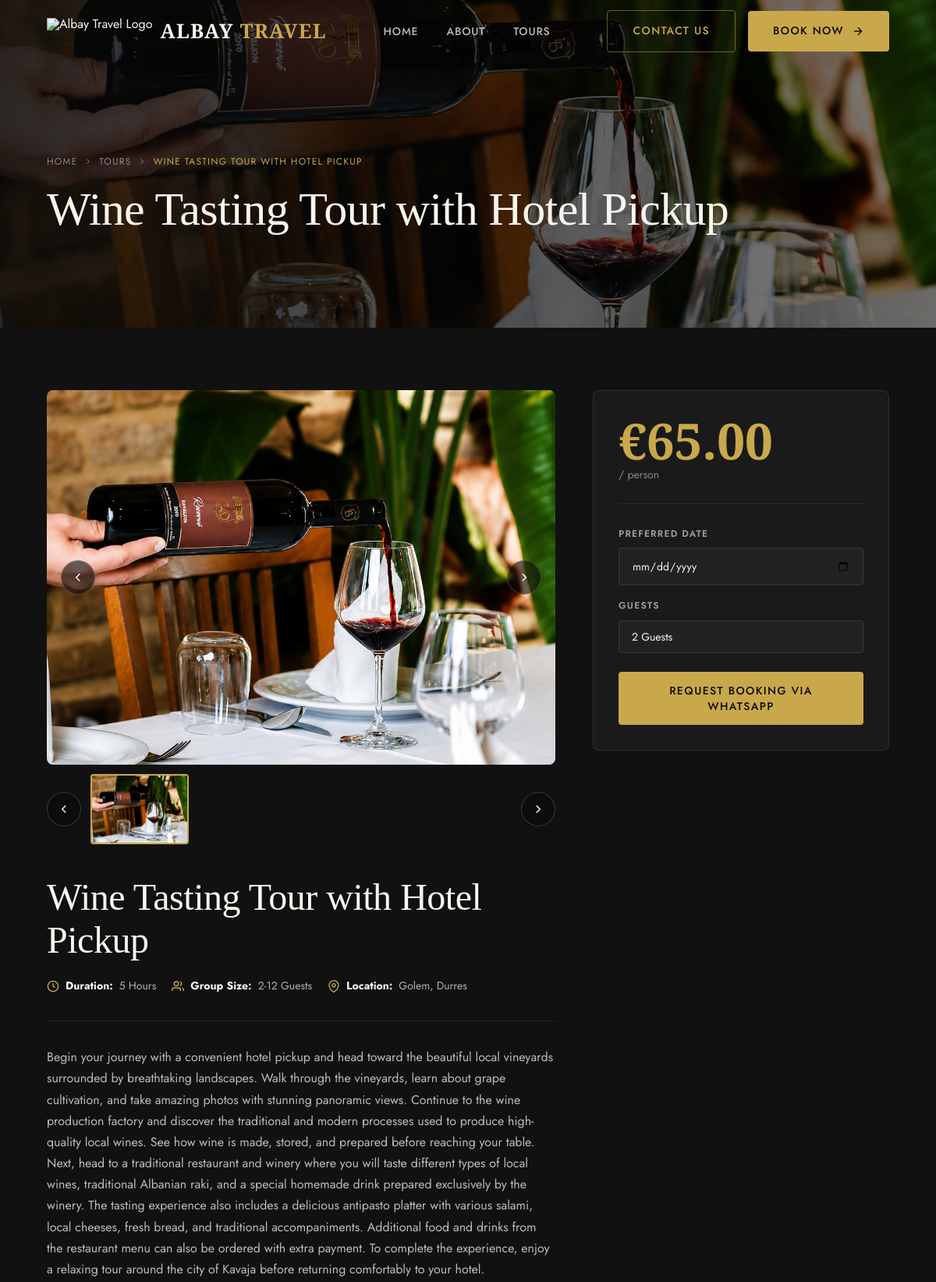
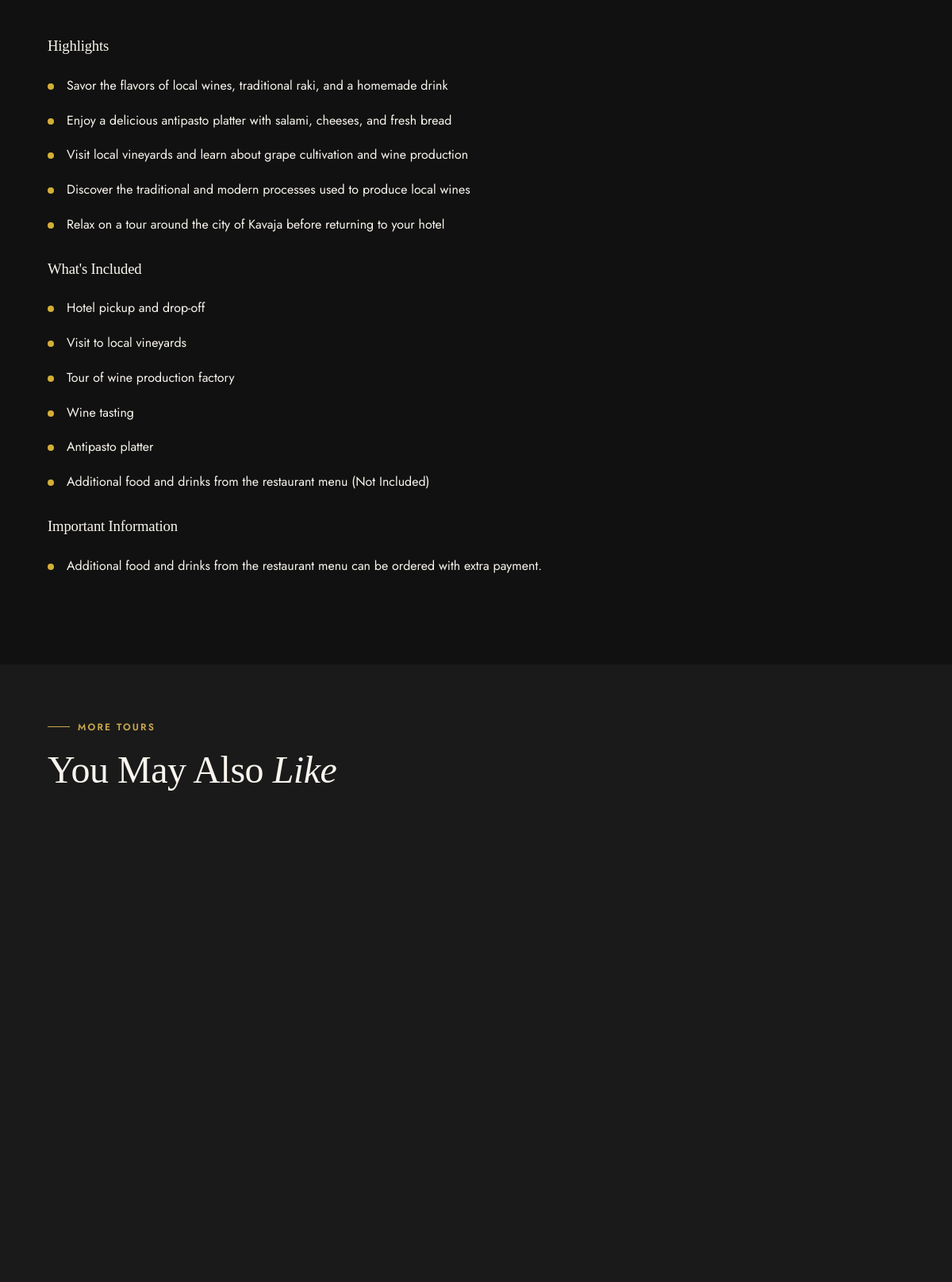
The page /tours/wine-tasting-tour-with-hotel-pickup/ (upper part) on the database its author committed (2 pictures, top to bottom).
### albay_travel/models.py (models this page shows, shortened)
class Tour(models.Model):
    CATEGORY_CHOICES = [
        ('private', 'Private Tour'),
        ('offroad', '4x4 Offroad'),
        ('boat', 'Boat Trip'),
    ]
    BADGE_CHOICES = [
        ('Bestseller', 'Bestseller'),
        ('Relaxation', 'Relaxation'),
        ('Adventure', 'Adventure'),
        ('New', 'New'),
        ('Popular', 'Popular'),
        ('', 'None'),
    ]
    title = models.CharField(max_length=200)
    slug = models.SlugField(unique=True)
    short_description = models.CharField(max_length=300)
    description = models.TextField()
    highlights = models.TextField(blank=True)
    itinerary = models.TextField(blank=True)
    included = models.TextField(blank=True)
    important_info = models.TextField(blank=True)
    category = models.CharField(
        max_length=50,
        default='private',
        help_text="Space-separated categories e.g. 'private offroad' or 'private boat'"
    )
    badge = models.CharField(max_length=20, choices=BADGE_CHOICES, blank=True, default='')
    price = models.DecimalField(max_digits=8, decimal_places=2)
    price_label = models.CharField(max_length=50, default='/ person', blank=True)
    duration = models.CharField(max_length=50)
    location = models.CharField(max_length=100)
    group_size = models.CharField(max_length=50)
    main_image = models.ImageField(upload_to='tours/')
    whatsapp_number = models.CharField(max_length=20, default='355686033460')
    min_guests = models.PositiveIntegerField(default=2)
    max_guests = models.PositiveIntegerField(default=12)
    order = models.PositiveIntegerField(default=0)
    is_active = models.BooleanField(default=True)
    is_featured = models.BooleanField(default=False)
    created_at = models.DateTimeField(auto_now_add=True)
    class Meta:
        ordering = ['order', 'title']
    def get_absolute_url(self):
        from django.urls import reverse
        return reverse('tour_detail', kwargs={'slug': self.slug})
    def get_guest_range(self):
        return range(self.min_guests, self.max_guests + 1)

### albay_travel/views.py (the view)
# urls.py: path('tours/<slug:slug>/', views.tour_detail, name='tour_detail'),
def tour_detail(request, slug):
    tour = get_object_or_404(Tour, slug=slug, is_active=True)
    gallery = list(tour.gallery_images.all())
    related_tours = Tour.objects.filter(is_active=True).exclude(pk=tour.pk)[:2]
    return render(request, 'tour_detail.html', {
        'tour': tour,
        'gallery': gallery,
        'related_tours': related_tours,
        'highlights_list': tour.highlights.splitlines() if tour.highlights else [],
        'itinerary_list': tour.itinerary.splitlines() if tour.itinerary else [],
        'included_list': tour.included.splitlines() if tour.included else [],
        'important_info_list': tour.important_info.splitlines() if tour.important_info else [],
    })

### albay_travel/templates/tour_detail.html (shortened to what this page needs)
{% extends "base.html" %}
{% load static %}
{% block content %}
<section class="page-hero">
  <div class="page-hero__bg" style="background-image:url('{{ tour.main_image.url }}')"></div>
  <div class="page-hero__overlay"></div>
  <div class="container">
    <div class="page-hero__content">
      <nav class="page-hero__breadcrumb" aria-label="Breadcrumb">
        <a href="{% url 'home' %}">Home</a>
        <svg width="12" height="12" viewBox="0 0 24 24" fill="none" stroke="currentColor" stroke-width="2"><path d="M9 18l6-6-6-6"/></svg>
        <a href="{% url 'tours_list' %}">Tours</a>
        <svg width="12" height="12" viewBox="0 0 24 24" fill="none" stroke="currentColor" stroke-width="2"><path d="M9 18l6-6-6-6"/></svg>
        <span>{{ tour.title }}</span>
      </nav>
      <h1 class="page-hero__title">{{ tour.title }}</h1>
    </div>
  </div>
</section>
<section class="tour-detail">
  <div class="container">
    <div class="tour-detail__layout">
      <div>
        <div class="tour-gallery" data-visible-thumbs="4">
          <div class="tour-gallery__main">
            <button class="tour-gallery__nav tour-gallery__nav--prev" type="button" aria-label="Previous image">
              <svg viewBox="0 0 24 24" fill="none" stroke="currentColor" stroke-width="2"><path d="M15 18l-6-6 6-6"/></svg>
            </button>
            <img src="{{ tour.main_image.url }}" alt="{{ tour.title }}" />
            <button class="tour-gallery__nav tour-gallery__nav--next" type="button" aria-label="Next image">
              <svg viewBox="0 0 24 24" fill="none" stroke="currentColor" stroke-width="2"><path d="M9 18l6-6-6-6"/></svg>
            </button>
          </div>
          <div class="tour-gallery__thumbs-wrap">
            <button class="tour-gallery__thumb-nav tour-gallery__thumb-nav--prev" type="button" aria-label="Previous thumbnails">
              <svg viewBox="0 0 24 24" fill="none" stroke="currentColor" stroke-width="2"><path d="M15 18l-6-6 6-6"/></svg>
            </button>
            <div class="tour-gallery__thumbs">
              <button class="tour-gallery__thumb active" type="button">
                <img src="{{ tour.main_image.url }}" alt="{{ tour.title }}" />
              </button>
            </div>
            <button class="tour-gallery__thumb-nav tour-gallery__thumb-nav--next" type="button" aria-label="Next thumbnails">
              <svg viewBox="0 0 24 24" fill="none" stroke="currentColor" stroke-width="2"><path d="M9 18l6-6-6-6"/></svg>
            </button>
          </div>
        </div>
        <h2 class="tour-detail__title">{{ tour.title }}</h2>
        <div class="tour-detail__meta">
          <div class="tour-meta-item">
            <svg viewBox="0 0 24 24" fill="none" stroke="currentColor" stroke-width="2"><circle cx="12" cy="12" r="10"/><polyline points="12 6 12 12 16 14"/></svg>
            <strong>Duration:</strong> {{ tour.duration }}
          </div>
          <div class="tour-meta-item">
            <svg viewBox="0 0 24 24" fill="none" stroke="currentColor" stroke-width="2"><path d="M17 21v-2a4 4 0 0 0-4-4H5a4 4 0 0 0-4 4v2"/><circle cx="9" cy="7" r="4"/><path d="M23 21v-2a4 4 0 0 0-3-3.87"/><path d="M16 3.13a4 4 0 0 1 0 7.75"/></svg>
            <strong>Group Size:</strong> {{ tour.group_size }}
          </div>
          <div class="tour-meta-item">
            <svg viewBox="0 0 24 24" fill="none" stroke="currentColor" stroke-width="2"><path d="M21 10c0 7-9 13-9 13s-9-6-9-13a9 9 0 0 1 18 0z"/><circle cx="12" cy="10" r="3"/></svg>
            <strong>Location:</strong> {{ tour.location }}
          </div>
        </div>
        <div class="tour-description-box">
  <p>{{ tour.description }}</p>
</div>
{% if highlights_list %}
<div class="tour-info-card">
    <h3>Highlights</h3>
    <ul class="tour-list">
        {% for item in highlights_list %}
        <li>{{ item }}</li>
        {% endfor %}
    </ul>
</div>
{% endif %}
{% if included_list %}
<div class="tour-info-card">
    <h3>What's Included</h3>
    <ul class="tour-list">
        {% for item in included_list %}
        <li>{{ item }}</li>
        {% endfor %}
    </ul>
</div>
{% endif %}
{% if important_info_list %}
<div class="tour-info-card">
    <h3>Important Information</h3>
    <ul class="tour-list">
        {% for item in important_info_list %}
        <li>{{ item }}</li>
        {% endfor %}
    </ul>
</div>
{% endif %}
</div>
      <aside class="booking-card">
        <div class="booking-card__price">
          <div class="booking-card__price-num">€{{ tour.price }}</div>
          {% if tour.price_label %}
          <div class="booking-card__price-per">{{ tour.price_label }}</div>
          {% endif %}
        </div>
        <form class="booking-form" id="booking-form" data-tour="{{ tour.title }}" data-whatsapp="{{ tour.whatsapp_number }}">
          <div class="booking-form__group">
            <label class="booking-form__label" for="tour-date">Preferred Date</label>
            <input class="booking-form__input" id="tour-date" name="date" type="date" required />
          </div>
          <div class="booking-form__group">
            <label class="booking-form__label" for="tour-guests">Guests</label>
            <select class="booking-form__input" id="tour-guests" name="guests">
              {% for n in tour.get_guest_range %}
              <option value="{{ n }}">{{ n }} Guest{% if n > 1 %}s{% endif %}</option>
              {% endfor %}
            </select>
          </div>
          <button type="submit" class="btn btn--primary" style="width:100%; justify-content:center; margin-top:8px;">
            <span>Request Booking via WhatsApp</span>
          </button>
        </form>
      </aside>
    </div>
  </div>
</section>
{% if related_tours %}
<section class="section section--sm" style="background:var(--clr-dark2);">
  <div class="container">
    <p class="section-label">More Tours</p>
    <h2 class="section-title">You May Also <em>Like</em></h2>
    <div class="tours-grid">
    </div>
  </div>
</section>
{% endif %}
{% endblock %}

### rows shown on the page
Tour: main_image (picture), title "WINE TASTING TOUR WITH HOTEL PICKUP", title "Wine Tasting Tour with Hotel Pickup", duration "5 Hours", group_size "2-12 Guests", location "Golem, Durres", description "Begin your journey with a convenient hotel pickup and head toward the beautiful local vineyards surrounded by breathtaking landscapes. Walk through the vineyards, learn about grape cultivation, and take amazing photos with stunning panoramic views. Continue to the wine production factory and discover the traditional and modern processes used to produce high-quality local wines. See how wine is made, stored, and prepared before reaching your table. Next, head to a traditional restaurant and winery where you will taste different types of local wines, traditional Albanian raki, and a special homemade drink prepared exclusively by the winery. The tasting experience also includes a delicious…", important_info_list "Additional food and drinks from the restaurant menu can be ordered with extra payment.", price "65.00", price_label "/ person", guests "2 Guests"

### other values the page prints
{{ item }} "Savor the flavors of local wines, traditional raki, and a homemade drink" "Enjoy a delicious antipasto platter with salami, cheeses, and fresh bread" "Visit local vineyards and learn about grape cultivation and wine production" "Discover the traditional and modern processes used to produce local wines" "Relax on a tour around the city of Kavaja before returning to your hotel"
{{ item }} "Hotel pickup and drop-off" "Visit to local vineyards" "Tour of wine production factory" "Wine tasting" "Antipasto platter" "Additional food and drinks from the restaurant menu (Not Included)"
